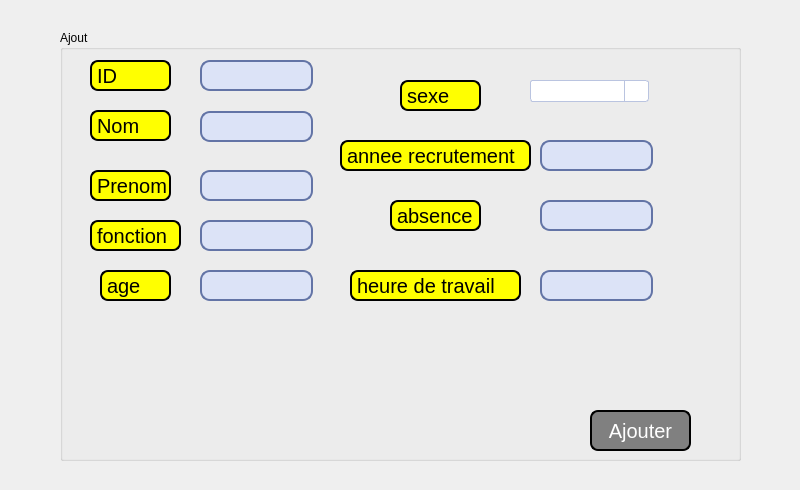
   <widget class="QWidget" name="tab">
    <attribute name="title">
     <string>Ajouter un employe</string>
    </attribute>
    <widget class="QGroupBox" name="groupBox">
     <property name="geometry">
      <rect>
       <x>60</x>
       <y>30</y>
       <width>681</width>
       <height>431</height>
      </rect>
     </property>
     <property name="title">
      <string>Ajout</string>
     </property>
     <widget class="QLabel" name="label">
      <property name="geometry">
       <rect>
        <x>30</x>
        <y>30</y>
        <width>81</width>
        <height>31</height>
       </rect>
      </property>
      <property name="styleSheet">
       <string notr="true">QLabel {
color: #000000;
background:#FFFF00;
border: none;
font-size:20px;
font-family:Arial, Helvetica, sans-serif;
border: 2px solid ;
border-radius: 8px;
}
QPushButton:hover {
color:#fff;
background-color: rgb(0, 0, 127);
border: none;
}</string>
      </property>
      <property name="text">
       <string>ID</string>
      </property>
     </widget>
     <widget class="QLabel" name="label_2">
      <property name="geometry">
       <rect>
        <x>30</x>
        <y>80</y>
        <width>81</width>
        <height>31</height>
       </rect>
      </property>
      <property name="styleSheet">
       <string notr="true">QLabel {
color: #000000;
background:#FFFF00;
border: none;
font-size:20px;
font-family:Arial, Helvetica, sans-serif;
border: 2px solid ;
border-radius: 8px;
}
QPushButton:hover {
color:#fff;
background-color: rgb(0, 0, 127);
border: none;
}</string>
      </property>
      <property name="text">
       <string>Nom</string>
      </property>
     </widget>
     <widget class="QLabel" name="label_3">
      <property name="geometry">
       <rect>
        <x>30</x>
        <y>140</y>
        <width>81</width>
        <height>31</height>
       </rect>
      </property>
      <property name="styleSheet">
       <string notr="true">QLabel {
color: #000000;
background:#FFFF00;
border: none;
font-size:20px;
font-family:Arial, Helvetica, sans-serif;
border: 2px solid ;
border-radius: 8px;
}
QPushButton:hover {
color:#fff;
background-color: rgb(0, 0, 127);
border: none;
}</string>
      </property>
      <property name="text">
       <string>Prenom</string>
      </property>
     </widget>
     <widget class="QLabel" name="label_4">
      <property name="geometry">
       <rect>
        <x>40</x>
        <y>210</y>
        <width>56</width>
        <height>16</height>
       </rect>
      </property>
      <property name="text">
       <string/>
      </property>
     </widget>
     <widget class="QPushButton" name="pb_ajouter">
      <property name="geometry">
       <rect>
        <x>530</x>
        <y>380</y>
        <width>101</width>
        <height>41</height>
       </rect>
      </property>
      <property name="styleSheet">
       <string notr="true">QPushButton
{
border: 2px solid ;
border-radius: 8px;
color: rgb(255,255,255);
background-color: rgba(128,128,128);
font-size:20px;
}
QPushButton:hover
{
color: rgb(255,255,255);
background-color: rgb(169,169,169);
}</string>
      </property>
      <property name="text">
       <string>Ajouter</string>
      </property>
     </widget>
     <widget class="QLineEdit" name="le_id">
      <property name="geometry">
       <rect>
        <x>140</x>
        <y>30</y>
        <width>113</width>
        <height>31</height>
       </rect>
      </property>
      <property name="styleSheet">
       <string notr="true">QLineEdit {
     border: 2px solid #6374a6;
     border-radius: 10px;
     padding: 0 8px;
     background: #dce3f7;
 }</string>
      </property>
     </widget>
     <widget class="QLineEdit" name="le_nom">
      <property name="geometry">
       <rect>
        <x>140</x>
        <y>81</y>
        <width>113</width>
        <height>31</height>
       </rect>
      </property>
      <property name="styleSheet">
       <string notr="true">QLineEdit {
     border: 2px solid #6374a6;
     border-radius: 10px;
     padding: 0 8px;
     background: #dce3f7;
 }</string>
      </property>
     </widget>
     <widget class="QLineEdit" name="le_prenom">
      <property name="geometry">
       <rect>
        <x>140</x>
        <y>140</y>
        <width>113</width>
        <height>31</height>
       </rect>
      </property>
      <property name="styleSheet">
       <string notr="true">QLineEdit {
     border: 2px solid #6374a6;
     border-radius: 10px;
     padding: 0 8px;
     background: #dce3f7;
 }</string>
      </property>
     </widget>
     <widget class="QLabel" name="label_5">
      <property name="geometry">
       <rect>
        <x>30</x>
        <y>190</y>
        <width>91</width>
        <height>31</height>
       </rect>
      </property>
      <property name="styleSheet">
       <string notr="true">QLabel {
color: #000000;
background:#FFFF00;
border: none;
font-size:20px;
font-family:Arial, Helvetica, sans-serif;
border: 2px solid ;
border-radius: 8px;
}
QPushButton:hover {
color:#fff;
background-color: rgb(0, 0, 127);
border: none;
}</string>
      </property>
      <property name="text">
       <string>fonction</string>
      </property>
     </widget>
     <widget class="QLabel" name="label_6">
      <property name="geometry">
       <rect>
        <x>40</x>
        <y>240</y>
        <width>71</width>
        <height>31</height>
       </rect>
      </property>
      <property name="styleSheet">
       <string notr="true">QLabel {
color: #000000;
background:#FFFF00;
border: none;
font-size:20px;
font-family:Arial, Helvetica, sans-serif;
border: 2px solid ;
border-radius: 8px;
}
QPushButton:hover {
color:#fff;
background-color: rgb(0, 0, 127);
border: none;
}</string>
      </property>
      <property name="text">
       <string>age</string>
      </property>
     </widget>
     <widget class="QLabel" name="label_7">
      <property name="geometry">
       <rect>
        <x>340</x>
        <y>50</y>
        <width>81</width>
        <height>31</height>
       </rect>
      </property>
      <property name="styleSheet">
       <string notr="true">QLabel {
color: #000000;
background:#FFFF00;
border: none;
font-size:20px;
font-family:Arial, Helvetica, sans-serif;
border: 2px solid ;
border-radius: 8px;
}
QPushButton:hover {
color:#fff;
background-color: rgb(0, 0, 127);
border: none;
}</string>
      </property>
      <property name="text">
       <string>sexe</string>
      </property>
     </widget>
     <widget class="QLabel" name="label_8">
      <property name="geometry">
       <rect>
        <x>280</x>
        <y>110</y>
        <width>191</width>
        <height>31</height>
       </rect>
      </property>
      <property name="styleSheet">
       <string notr="true">QLabel {
color: #000000;
background:#FFFF00;
border: none;
font-size:20px;
font-family:Arial, Helvetica, sans-serif;
border: 2px solid ;
border-radius: 8px;
}
QPushButton:hover {
color:#fff;
background-color: rgb(0, 0, 127);
border: none;
}</string>
      </property>
      <property name="text">
       <string>annee recrutement</string>
      </property>
     </widget>
     <widget class="QLabel" name="label_9">
      <property name="geometry">
       <rect>
        <x>330</x>
        <y>170</y>
        <width>91</width>
        <height>31</height>
       </rect>
      </property>
      <property name="styleSheet">
       <string notr="true">QLabel {
color: #000000;
background:#FFFF00;
border: none;
font-size:20px;
font-family:Arial, Helvetica, sans-serif;
border: 2px solid ;
border-radius: 8px;
}
QPushButton:hover {
color:#fff;
background-color: rgb(0, 0, 127);
border: none;
}</string>
      </property>
      <property name="text">
       <string>absence</string>
      </property>
     </widget>
     <widget class="QLabel" name="label_10">
      <property name="geometry">
       <rect>
        <x>290</x>
        <y>240</y>
        <width>171</width>
        <height>31</height>
       </rect>
      </property>
      <property name="styleSheet">
       <string notr="true">QLabel {
color: #000000;
background:#FFFF00;
border: none;
font-size:20px;
font-family:Arial, Helvetica, sans-serif;
border: 2px solid ;
border-radius: 8px;
}
QPushButton:hover {
color:#fff;
background-color: rgb(0, 0, 127);
border: none;
}</string>
      </property>
      <property name="text">
       <string>heure de travail</string>
      </property>
     </widget>
     <widget class="QLineEdit" name="le_fonction">
      <property name="geometry">
       <rect>
        <x>140</x>
        <y>190</y>
        <width>113</width>
        <height>31</height>
       </rect>
      </property>
      <property name="styleSheet">
       <string notr="true">QLineEdit {
     border: 2px solid #6374a6;
     border-radius: 10px;
     padding: 0 8px;
     background: #dce3f7;
 }</string>
      </property>
     </widget>
     <widget class="QLineEdit" name="le_age">
      <property name="geometry">
       <rect>
        <x>140</x>
        <y>240</y>
        <width>113</width>
        <height>31</height>
       </rect>
      </property>
      <property name="styleSheet">
       <string notr="true">QLineEdit {
     border: 2px solid #6374a6;
     border-radius: 10px;
     padding: 0 8px;
     background: #dce3f7;
 }</string>
      </property>
     </widget>
     <widget class="QLineEdit" name="le_annee_recrutement">
      <property name="geometry">
       <rect>
        <x>480</x>
        <y>110</y>
        <width>113</width>
        <height>31</height>
       </rect>
      </property>
      <property name="styleSheet">
       <string notr="true">QLineEdit {
     border: 2px solid #6374a6;
     border-radius: 10px;
     padding: 0 8px;
     background: #dce3f7;
 }</string>
      </property>
     </widget>
     <widget class="QLineEdit" name="le_absence">
      <property name="geometry">
       <rect>
        <x>480</x>
        <y>170</y>
        <width>113</width>
        <height>31</height>
       </rect>
      </property>
      <property name="styleSheet">
       <string notr="true">QLineEdit {
     border: 2px solid #6374a6;
     border-radius: 10px;
     padding: 0 8px;
     background: #dce3f7;
 }</string>
      </property>
     </widget>
     <widget class="QLineEdit" name="le_heure_de_travail">
      <property name="geometry">
       <rect>
        <x>480</x>
        <y>240</y>
        <width>113</width>
        <height>31</height>
       </rect>
      </property>
      <property name="styleSheet">
       <string notr="true">QLineEdit {
     border: 2px solid #6374a6;
     border-radius: 10px;
     padding: 0 8px;
     background: #dce3f7;
 }</string>
      </property>
     </widget>
     <widget class="QComboBox" name="Box_sexe">
      <property name="geometry">
       <rect>
        <x>470</x>
        <y>50</y>
        <width>119</width>
        <height>22</height>
       </rect>
      </property>
      <property name="styleSheet">
       <string notr="true">QComboBox {
     border: 1px solid #bac4e0;
     border-radius: 3px;
     padding: 1px 18px 1px 3px;
     min-width: 6em;
 }
 
 QComboBox:editable {
     background: #bac4e0;
 }
 
 QComboBox:!editable, QComboBox::drop-down:editable {
      background: qlineargradient(x1: 0, y1: 0, x2: 0, y2: 1,
                                   stop: 0 #d5ddf7, stop: 1 #b0c2f7);
 }
 
 QComboBox::drop-down {
     subcontrol-origin: padding;
     subcontrol-position: top right;
     width: 23px;
 
     border-left-width: 1px;
     border-left-color: #bac4e0;
     border-left-style: solid; /* just a single line */
     border-top-right-radius: 3px; /* same radius as the QComboBox */
     border-bottom-right-radius: 3px;
 }
 
 QComboBox::down-arrow {
     image: url(C:/Users/Administrateur/Downloads/Atelier_Connexion/icon.png);
 }</string>
      </property>
     </widget>
     <widget class="QLabel" name="label_21">
      <property name="geometry">
       <rect>
        <x>-20</x>
        <y>-35</y>
        <width>871</width>
        <height>511</height>
       </rect>
      </property>
      <property name="text">
       <string/>
      </property>
      <property name="pixmap">
       <pixmap>../257574892_749156223152588_711608511979727183_n (1).png</pixmap>
      </property>
     </widget>
     <zorder>label_21</zorder>
     <zorder>label</zorder>
     <zorder>label_2</zorder>
     <zorder>label_3</zorder>
     <zorder>label_4</zorder>
     <zorder>pb_ajouter</zorder>
     <zorder>le_id</zorder>
     <zorder>le_nom</zorder>
     <zorder>le_prenom</zorder>
     <zorder>label_5</zorder>
     <zorder>label_6</zorder>
     <zorder>label_7</zorder>
     <zorder>label_8</zorder>
     <zorder>label_9</zorder>
     <zorder>label_10</zorder>
     <zorder>le_fonction</zorder>
     <zorder>le_age</zorder>
     <zorder>le_annee_recrutement</zorder>
     <zorder>le_absence</zorder>
     <zorder>le_heure_de_travail</zorder>
     <zorder>Box_sexe</zorder>
    </widget>
    <widget class="QLabel" name="label_29">
     <property name="geometry">
      <rect>
       <x>0</x>
       <y>0</y>
       <width>791</width>
       <height>481</height>
      </rect>
     </property>
     <property name="text">
      <string/>
     </property>
     <property name="pixmap">
      <pixmap>D:/projet c++/o.g/wp4216264.webp</pixmap>
     </property>
    </widget>
    <zorder>label_29</zorder>
    <zorder>groupBox</zorder>
   </widget>
